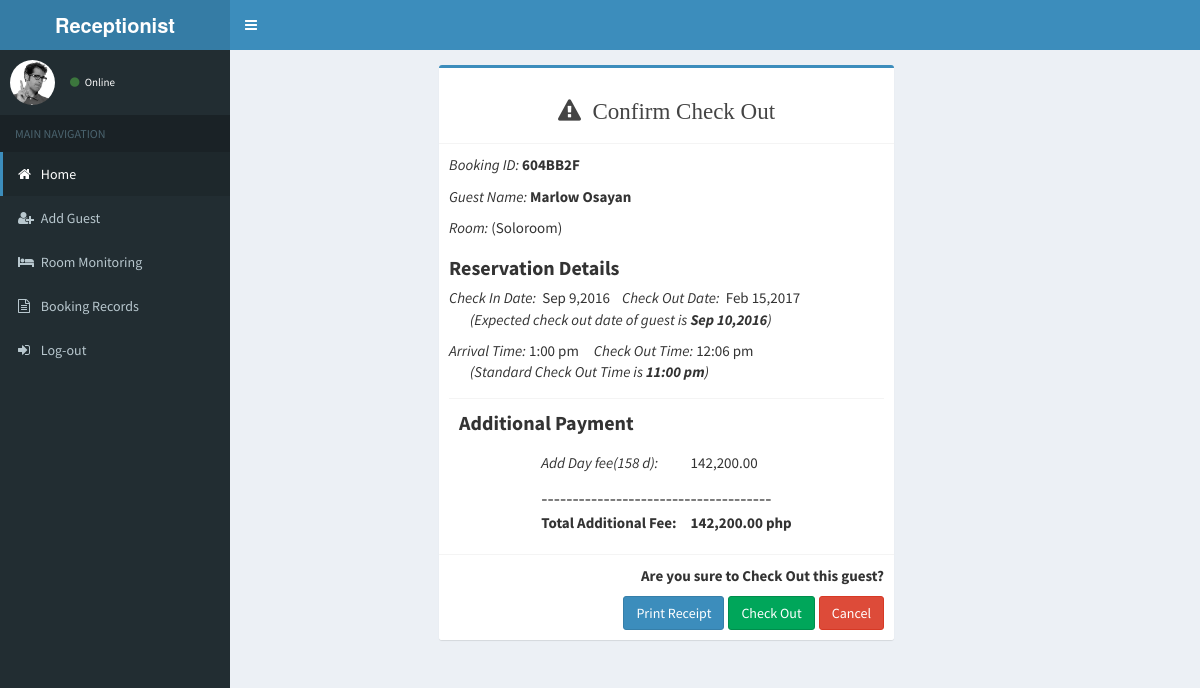
/Receptionist/checkoutDetails.php?guestid=691, run on the app's committed database.
### tables this page shows
CREATE TABLE `tbl_addguest` (
  `addguest_id` int(30) NOT NULL,
  `rcode` varchar(255) NOT NULL,
  `checkin` varchar(255) DEFAULT NULL,
  `checkout` varchar(255) DEFAULT NULL,
  `nights` varchar(11) NOT NULL,
  `arrivaltime` varchar(30) NOT NULL,
  `roomtype` varchar(255) NOT NULL,
  `roomrates` varchar(255) NOT NULL,
  `numberofrooms` varchar(11) NOT NULL,
  `salutation` varchar(255) NOT NULL,
  `firstname` varchar(30) NOT NULL,
  `lastname` varchar(30) NOT NULL,
  `modeofpayment` varchar(255) NOT NULL,
  `guestType` varchar(255) NOT NULL,
  `address` varchar(255) NOT NULL,
  `emailaddress` varchar(30) NOT NULL,
  `contact` bigint(30) NOT NULL,
  `request` varchar(255) NOT NULL,
  `status` varchar(255) NOT NULL,
  `discount` varchar(255) NOT NULL,
  `subTotal` int(255) NOT NULL,
  `totalcost` int(255) NOT NULL,
  `reservation_date` varchar(255) NOT NULL,
  `expiry_date` varchar(255) NOT NULL,
  `reservation_time` varchar(255) NOT NULL,
  `image` varchar(255) NOT NULL
);

### Receptionist/checkoutDetails.php (the view, shortened to what this page needs)
<!DOCTYPE html>
<html>
<head>
  <link rel="stylesheet" href="bootstrap/css/bootstrap.min.css">
  <link rel="stylesheet" href="https://maxcdn.bootstrapcdn.com/font-awesome/4.4.0/css/font-awesome.min.css">
  <link rel="stylesheet" href="https://code.ionicframework.com/ionicons/2.0.1/css/ionicons.min.css">
  <link rel="stylesheet" href="dist/css/AdminLTE.min.css">
  <link rel="stylesheet" href="dist/css/skins/_all-skins.min.css">
  <link rel="stylesheet" href="plugins/iCheck/flat/blue.css">
  <link rel="stylesheet" href="plugins/morris/morris.css">
  <link rel="stylesheet" href="plugins/jvectormap/jquery-jvectormap-1.2.2.css">
  <link rel="stylesheet" href="plugins/datepicker/datepicker3.css">
  <link rel="stylesheet" href="plugins/daterangepicker/daterangepicker-bs3.css">
  <link rel="stylesheet" href="plugins/bootstrap-wysihtml5/bootstrap3-wysihtml5.min.css">
 <link rel="stylesheet" href="bootstrap/css/bootstrap.min.css">
  <link rel="stylesheet" href="https://maxcdn.bootstrapcdn.com/font-awesome/4.4.0/css/font-awesome.min.css">
  <link rel="stylesheet" href="https://code.ionicframework.com/ionicons/2.0.1/css/ionicons.min.css">
  <link rel="stylesheet" href="plugins/datatables/dataTables.bootstrap.css">
  <link rel="stylesheet" href="dist/css/AdminLTE.min.css">
  <link rel="stylesheet" href="../../dist/css/skins/_all-skins.min.css">
</head>
<body class="hold-transition skin-blue fixed sidebar-mini">
<div class="wrapper">
  <header class="main-header">
    <a href="" class="logo">
      <span class="logo-lg"><b>Receptionist</b></span>
    </a>
    <nav class="navbar navbar-static-top" role="navigation">
      <a href="" class="sidebar-toggle" data-toggle="offcanvas" role="button">
      </a>
    </nav>
  </header>
  <aside class="main-sidebar">
    <section class="sidebar">
      <div class="user-panel">
        <div class="pull-left image">
          <img src="dist/img/user2-160x160.jpg" class="img-circle" alt="User Image">
        </div>
        <div class="pull-left info">
          <a href="#"><i class="fa fa-circle text-success"></i> Online</a>
        </div>
      </div>
     <ul class="sidebar-menu">
        <li class="header">MAIN NAVIGATION</li>
		 <li class="active" >
          <a href="home.php">
            <i class="fa fa-home"></i> <span>Home</span>
          </a>
		   <li>
          <a href="addGuest1.php">
            <i class="fa  fa-user-plus"></i> <span>Add Guest</span>
          </a>
		  </li>
		  <li>
          <a href="roomMonitoring.php">
            <i class="fa fa-bed"></i> <span>Room Monitoring</span>
          </a>
        </li>
		<li>
          <a href="bookingRecords.php">
              <i class="fa fa-file-text-o"></i> <span>Booking Records</span>
          </a>
        </li>
        <li>
          <a href="rlogout.php">
            <i class="fa fa-sign-in"></i> <span>Log-out</span>
          </a>
        </li>
      </ul>
    </section>
  </aside>
  <div class="content-wrapper">
<?php
$id= $_GET['guestid'];
$getLinks = "SELECT * FROM tbl_addguest WHERE addguest_id = '".$id."'";
$result = mysql_query($getLinks);
while($rs=mysql_fetch_array($result)) {
	$rcode= $rs['rcode'];
	$checkin= $rs['checkin'];
	$checkout = $rs['checkout'];
	$timein = $rs['arrivaltime'];
	$fname = $rs['firstname'];
	$lname = $rs['lastname'];
	$roomtype= $rs['roomtype'];
	$subtotal=$rs['subTotal'];
	}
	$guestname ="$fname&nbsp;$lname";
	$room = "($roomtype)";
	$getTime = date("G:i");
	$curTime = 1300;
	$getDate = date("m/d/Y");
	$curDate = str_replace(".","/",$getDate);
	$addTimeFee = "";
	$addHour = "";
	$addDay = "";
	$addDayFee = "";
	if($checkout==$curDate){
		if($curTime>=1100&&$curTime<1200){
			$addTimeFee = 0;
			$addHour = 0;
			$addDay = 0;
			$addDayFee = 0;
		}else if($curTime>=1200&&$curTime<1300){
			$addTimeFee = 100;
			$addHour = 1;
			$addDay = 0;
			$addDayFee = 0;
		}else if($curTime>=1300&&$curTime<1400){
			$addTimeFee = 200;
			$addHour =2;
			$addDay = 0;
			$addDayFee = 0;
		}else if($curTime>=1400){
			$addDayFee=$subtotal;
			$addDay = 1;
			$addTimeFee = 0;
			$addHour = 0;
		}
	}else if(strtotime($checkout) < strtotime($curDate)){
		$days = ((strtotime($curDate) - strtotime($checkout)) / (60*60*24));
		$addDayFee=$subtotal * $days;
		$addDay = $days;
		$addTimeFee = 0;
		$addHour = 0;
	}
	else{
		$addDayFee=0;
		$addDay = 0;
		$addTimeFee = 0;
		$addHour = 0;
	}
	$total = $addTimeFee + $addDayFee;
	$ftotal=number_format($total,2);
	$faddDayFee=number_format($addDayFee,2);
?>
<form role="form" method="post" >
	<div id="alignment">
    <section class="content" id="font">
      <div class="row">
        <div class="col-md-6">
          <div class="box box-primary">
            <div class="box-header with-border">
			<center>
            <div class="box-title"><h3><i class="fa fa-exclamation-triangle">&nbsp;&nbsp;Confirm Check Out</i></h3></div>
            </div></center>
            <div class="box-body">
                <div class="form-group">
				  <p><i>Booking ID:</i>&nbsp;<b><?php echo $rcode?></b></p>
				  <p><i>Guest Name:</i>&nbsp;<b><?php echo $guestname;?></b></p>
				  <p><i>Room:</i>&nbsp;<?php echo $room;?></p>
                </div>
					<div class="form-group">
					<label>Reservation Details</label>
					<p>
						<i>Check In Date:</i>&nbsp;
						<?php echo date_format(date_create($checkin),"M j,Y");?>
						<i>&nbsp;&nbsp;&nbsp;Check Out Date:</i>&nbsp;
						<?php echo date_format(date_create($curDate),"M j,Y");?>
						<br>
						<i>&nbsp;&nbsp;&nbsp;&nbsp;&nbsp;&nbsp;&nbsp;(Expected check out date of guest is
						<b><?php echo date_format(date_create($checkout),"M j,Y");?></b>)</i>
					</p>
					<p>
						<i>Arrival Time:</i>
						<?php echo date_format(date_create($timein),"g:i a");?>
						<i>&nbsp;&nbsp;&nbsp;&nbsp;Check Out Time:</i>
						<?php echo date_format(date_create($getTime),"g:i a");?>
						<br>
						<i>&nbsp;&nbsp;&nbsp;&nbsp;&nbsp;&nbsp;&nbsp;(Standard Check Out Time is <b>11:00 pm</b>)</i>
					</p>
					</div>
					<?php
					if($addHour==0){
						echo '<table align="center">';
					}
					?>
					<?php
					if($addDay == 0){
						echo '<table align="center">';
						echo "<tr></tr>";
					}else{
						echo '<div class="box-footer">';
						echo "<label>Additional Payment&nbsp;</label>";
						echo '<table align="center">';
						echo "<tr>";
						echo "<td><p><i>Add Day fee($addDay d):</i>&nbsp;</p></td>";
						echo "<td><p>$faddDayFee</p></td>";
						echo "</tr>";
						echo "<tr>";
						echo "<td>------------------------</td>";
						echo "<td>-------------</td>";
						echo "</tr>";
						echo "<tr>";
						echo "<td><p><b>Total Additional Fee:</b>&nbsp;</p></td>";
						echo "<td><p><b>$ftotal php</b></p></td>";
						echo "</tr>";
					}?>
					</table>
				</div>
              <div class="box-footer" align="right">
			   <p><b>Are you sure to Check Out this guest?</b></p>
			   <input type="button" class="btn btn-primary" onclick="frames['frame'].print()" value="Print Receipt">
			   <input type="button" class="btn btn-success" name="checkout" id="finish" value="Check Out"/>
			    <a href="home.php">
				<button type="button" class="btn btn-danger"" name="back" id="back">Cancel</button>
				</a>
              </div>
          </div>
		  </div>
		</div>
	  </div>
	</div>
</div>
	</body>
</body>
</html>

### Receptionist/checkoutDetails.php (style rules this page uses)
#font { font-size:20px; }
p { font-size:15px; }
h3 { font-size:23px; }
#alignment { width: 100%; margin-right: 30%; margin-left: 20%; }

### data on the page
tbl_addguest: rcode "604BB2F", guestname "Marlow Osayan", roomtype "(Soloroom)", checkin "Sep 9,2016", checkout "Sep 10,2016", arrivaltime "1:00 pm", checkout "158", faddDayFee "142,200.00", ftotal "142,200.00"

### other printed values
date_format(date_create($curDate),"M j,Y") "Feb 15,2017"
